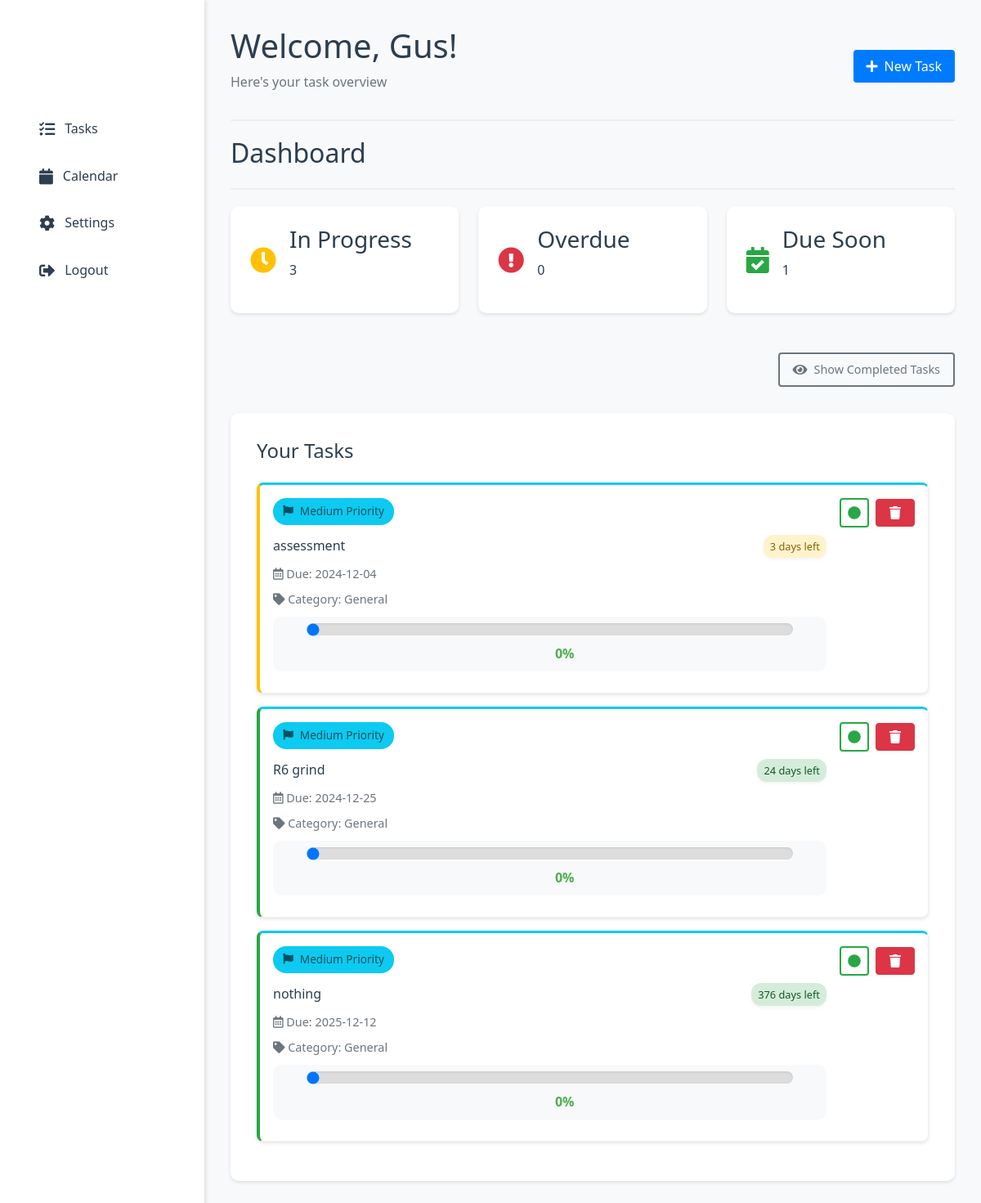
/dashboard (signed in), run on the app's committed database.
### tables this page shows
CREATE TABLE todos (
                id INTEGER PRIMARY KEY AUTOINCREMENT,
                user_id INTEGER NOT NULL,
                task TEXT NOT NULL,
                due_date TEXT NOT NULL,
                done BOOLEAN NOT NULL DEFAULT 0, category_id INTEGER 
            REFERENCES categories(id), category TEXT DEFAULT 'General', notes TEXT DEFAULT '', custom_color TEXT DEFAULT NULL, importance TEXT DEFAULT 'medium', progress INTEGER DEFAULT 0,
                FOREIGN KEY (user_id) REFERENCES users (id)
            );

### app.py (the view, shortened to what this page needs)
@app.route("/dashboard", methods=["GET", "POST"])
@app.route("/dashboard/<show_completed>")
def dashboard(show_completed=None):
    if 'user_id' not in session:
        flash("Please login first!", "error")
        return redirect(url_for("login"))
    conn = sqlite3.connect(DB_PATH)
    cursor = conn.cursor()
    if show_completed:
        cursor.execute("""
            SELECT id, task, due_date, category, notes, importance, progress, done
            FROM todos
            WHERE user_id = ?
            ORDER BY done ASC, date(due_date) ASC
        """, (session['user_id'],))
    else:
        cursor.execute("""
            SELECT id, task, due_date, category, notes, importance, progress, done
            FROM todos
            WHERE user_id = ? AND done = 0
            ORDER BY date(due_date) ASC
        """, (session['user_id'],))
    todos = cursor.fetchall()
    conn.close()
    todo_list = []
    for todo in todos:
        due_date = datetime.fromisoformat(todo[2])
        time_left = due_date.date() - date.today()
        days_left = time_left.days
        color = colour(days_left)
        if days_left < 0:
            due_text = f"{abs(days_left)} days overdue"
        elif days_left == 0:
            due_text = "Due today"
        elif days_left == 1:
            due_text = "Due tomorrow"
        else:
            due_text = f"{days_left} days left"
        todo_list.append({
            "id": todo[0],
            "task": todo[1],
            "due_date": due_date.strftime("%Y-%m-%d"),
            "category": todo[3],
            "notes": todo[4],
            "importance": todo[5],
            "progress": todo[6],  # Added progress
            "color": color,
            "due_text": due_text,
            "done": todo[7],  # Add the done status
        })
    return render_template("dashboard.html",
                         todo_list=todo_list,
                         show_completed=bool(show_completed))

### app.py (called while the page is built)
def colour(days_left):
    if days_left < 0:
        return "red"  # Overdue
    elif days_left == 0:
        return "yellow"  # Due today
    elif days_left == 1:
        return "yellow"  # Due tomorrow
    elif days_left <= 7:
        return "yellow"  # Due soon
    else:
        return "on-time"  # On time

### templates/dashboard.html (shortened to what this page needs)
<!DOCTYPE html>
<html lang="en">
<head>
    <link rel="stylesheet" href="{{ url_for('static', filename='css/style.css') }}">
    <link rel="stylesheet" href="https://cdnjs.cloudflare.com/ajax/libs/font-awesome/5.15.4/css/all.min.css">
</head>
<body class="dashboard-body">
    <div class="dashboard-container">
        <aside class="sidebar">
            <div class="sidebar-header">
                <h2 class="logo">TaskMaster Pro</h2>
            </div>
            <nav class="sidebar-nav">
                <a href="{{ url_for('dashboard') }}" class="nav-item {% if active_page == 'tasks' %}active{% endif %}">
                    <i class="fas fa-tasks"></i> Tasks
                </a>
                <a href="{{ url_for('calendar_view') }}" class="nav-item {% if active_page == 'calendar' %}active{% endif %}">
                    <i class="fas fa-calendar"></i> Calendar
                </a>
                <a href="{{ url_for('settings') }}" class="nav-item {% if active_page == 'settings' %}active{% endif %}">
                    <i class="fas fa-cog"></i> Settings
                </a>
                <a href="{{ url_for('logout') }}" class="nav-item">
                    <i class="fas fa-sign-out-alt"></i> Logout
                </a>
            </nav>
        </aside>
        <main class="main-content">
            <header class="dashboard-header">
                <div>
                    <h1>Welcome, {{ session['username'] }}!</h1>
                    <p class="text-muted">Here's your task overview</p>
                </div>
                <div class="header-actions">
                    <button class="btn btn-primary" onclick="document.getElementById('addTaskModal').style.display='block'">
                        <i class="fas fa-plus"></i> New Task
                    </button>
                </div>
            </header>
            <div class="dashboard-header">
                <h2>Dashboard</h2>
            </div>
            <div class="task-summary">
                <div class="summary-card">
                    <i class="fas fa-clock text-warning"></i>
                    <div class="summary-info">
                        <h3>In Progress</h3>
                        <p>{{ todo_list|length }}</p>
                    </div>
                </div>
                <div class="summary-card">
                    <i class="fas fa-exclamation-circle text-danger"></i>
                    <div class="summary-info">
                        <h3>Overdue</h3>
                        <p>{{ todo_list|selectattr('color', 'equalto', 'red')|list|length }}</p>
                    </div>
                </div>
                <div class="summary-card">
                    <i class="fas fa-calendar-check text-success"></i>
                    <div class="summary-info">
                        <h3>Due Soon</h3>
                        <p>{{ todo_list|selectattr('color', 'equalto', 'yellow')|list|length }}</p>
                    </div>
                </div>
            </div>
            <div class="dashboard-actions">
                <button class="btn btn-outline-secondary toggle-completed-btn">
                    <i class="fas fa-eye"></i>
                    <span class="toggle-text">Show Completed Tasks</span>
                </button>
            </div>
            <div class="task-list">
                <h2>Your Tasks</h2>
                {% if todo_list %}
                    {% for todo in todo_list %}
                    <div class="task-card status-{{ todo.color }} {% if todo.done %}task-completed{% endif %}">
                        <div class="task-content">
                            <div class="task-priority">
                                <span class="importance-badge {{ todo.importance }}">
                                    <i class="fas fa-flag"></i> {{ todo.importance|title }} Priority
                                </span>
                            </div>
                            <div class="task-header">
                                <h3>{{ todo.task }}</h3>
                                <span class="due-badge {{ todo.color }}">{{ todo.due_text }}</span>
                            </div>
                            <p><i class="far fa-calendar-alt"></i> Due: {{ todo.due_date }}</p>
                            <p><i class="fas fa-tag"></i> Category: {{ todo.category }}</p>
                            <div class="progress-bar">
                                <input type="range" min="0" max="100" value="{{ todo.progress }}"
                                       class="progress-slider" data-task-id="{{ todo.id }}">
                                <span class="progress-value">{{ todo.progress }}%</span>
                            </div>
                        </div>
                        <div class="task-actions">
                            <button class="btn btn-sm toggle-complete-btn {% if todo.done %}btn-success active{% else %}btn-outline-success{% endif %}"
                                    data-task-id="{{ todo.id }}">
                                <i class="fas {% if todo.done %}fa-check-circle{% else %}fa-circle{% endif %}"></i>
                            </button>
                            <a href="{{ url_for('delete_task', task_id=todo.id) }}" class="btn btn-danger btn-sm">
                                <i class="fas fa-trash"></i>
                            </a>
                        </div>
                    </div>
                    {% endfor %}
                {% else %}
                    <div class="empty-state">
                        <i class="fas fa-clipboard-list"></i>
                        <p>No tasks yet. Add your first task to get started!</p>
                    </div>
                {% endif %}
            </div>
        </main>
    </div>
</body>
</html>

### templates/dashboard.html (style rules this page uses)
.dashboard-header { display: flex; justify-content: space-between; align-items: center; margin-bottom: 20px; }
.btn { padding: 8px 16px; text-decoration: none; border-radius: 4px; display: inline-flex; align-items: center; gap: 0.5rem; }
.btn-primary { background-color: #007bff; color: white; }
.btn-danger { background-color: #dc3545; color: white; }
.btn i { font-size: 1rem; }
.task-header { display: flex; justify-content: space-between; align-items: center; margin-bottom: 0.5rem; }
.due-badge { font-size: 0.8rem; padding: 0.25rem 0.5rem; border-radius: 12px; font-weight: 500; }
.due-badge.yellow { background-color: #fff3cd; color: #856404; }
.due-badge.on-time { background-color: #d4edda; color: #155724; }
.task-card { display: flex; justify-content: space-between; align-items: flex-start; padding: 1rem; margin-bottom: 1rem; background: white; border-radius: 8px; box-shadow: 0 2px 4px rgba(0,0,0,0.1); }
.task-content { flex-grow: 1; margin-right: 1rem; }
.importance-badge { font-size: 0.8rem; padding: 0.25rem 0.5rem; border-radius: 12px; font-weight: 500; }
.importance-badge.medium { background-color: #cff4fc; color: #055160; }
.task-priority { margin-bottom: 0.75rem; }
.importance-badge { display: inline-flex; align-items: center; gap: 0.5rem; padding: 0.35rem 0.75rem; border-radius: 16px; font-weight: 500; font-size: 0.85rem; }
.importance-badge i { font-size: 0.8rem; }
.importance-badge.medium { background-color: #0dcaf0; color: #055160; }
.task-card { border-top: 3px solid transparent; }
.task-card:has(.importance-badge.medium) { border-top-color: #0dcaf0; }

### data on the page
todos: importance "Medium", task "assessment", due_text "3 days left", due_date "2024-12-04", category "General", progress "0", done False (drawn)
todos: importance "Medium", task "R6 grind", due_text "24 days left", due_date "2024-12-25", category "General", progress "0", done False (drawn)
todos: importance "Medium", task "nothing", due_text "376 days left", due_date "2025-12-12", category "General", progress "0", done False (drawn)

### other printed values
{{ session['username'] }} "Gus"
{{ todo_list|length }} "3"
{{ todo_list|selectattr('color', 'equalto', 'red')|list|length }} "0"
{{ todo_list|selectattr('color', 'equalto', 'yellow')|list|length }} "1"
